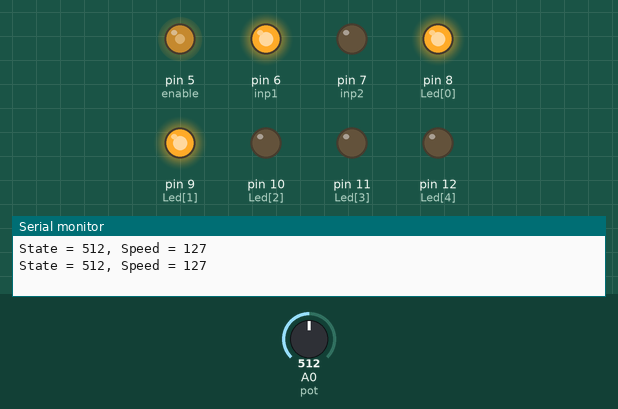
Simulated run of this sketch. Board: Arduino Uno, built with avr-gcc and run on an emulated ATmega328P. Parts: output pins drawn as LEDs (lit = HIGH), the last lines printed to the serial monitor. The test bench sets the inputs (shaded band); at power-on: A0 (pot) = 512.

Above: at 1.8 s.
1.9 s: A0 (pot) set to 716
At 2.9 s:
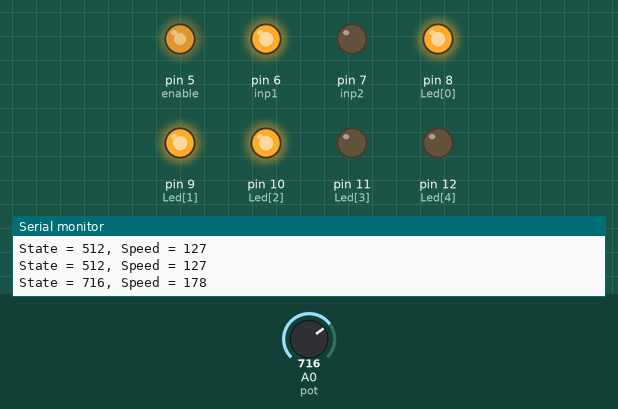
3.5 s: A0 (pot) set to 900
At 4.5 s:
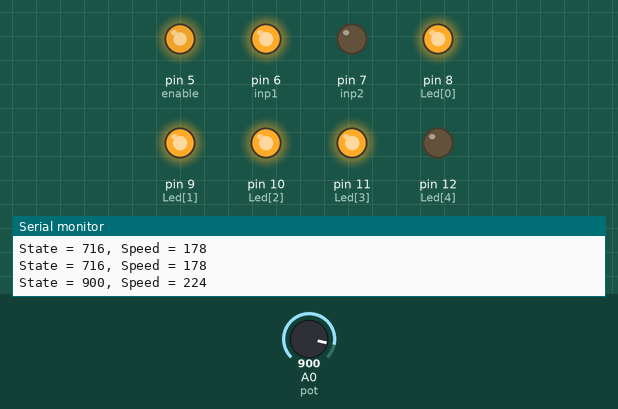
5.5 s: A0 (pot) set to 1023
At 7.2 s:
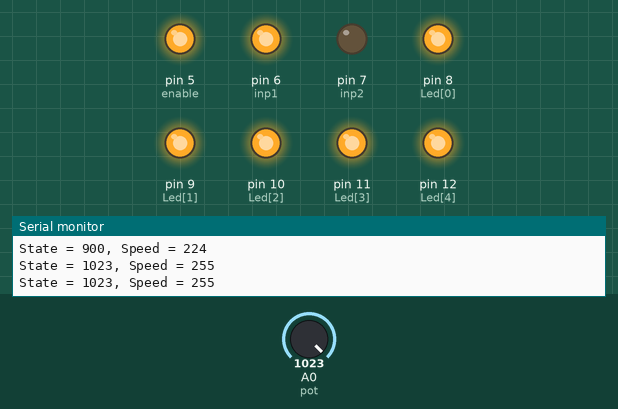
7.5 s: A0 (pot) set to 306
At 8.8 s:
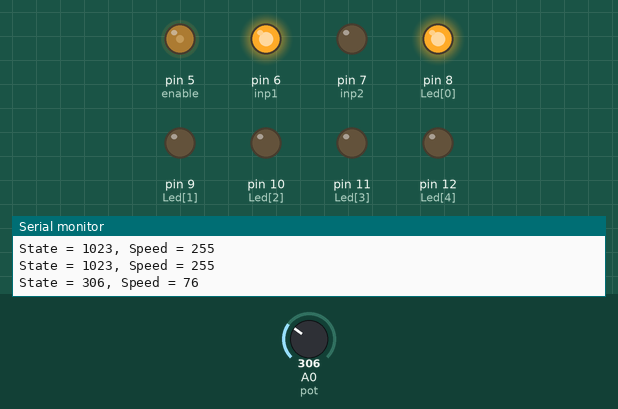
9.5 s: A0 (pot) set to 122
At 10.4 s:
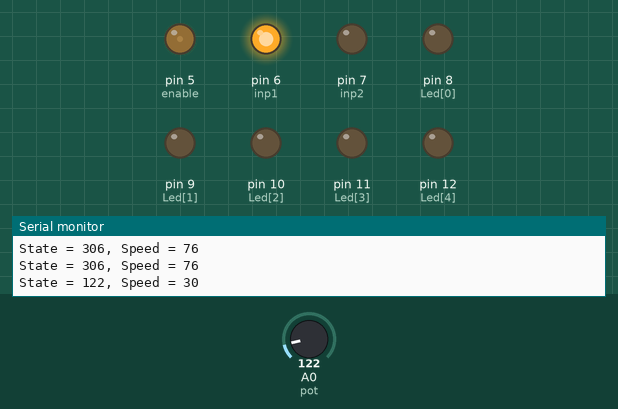
11.5 s: A0 (pot) set to 511
At 13.2 s:
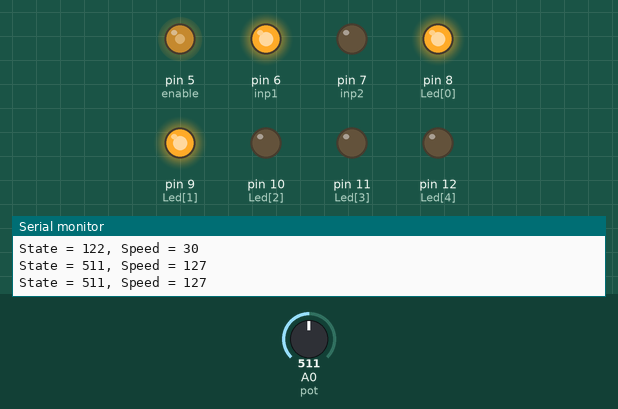
Timing chart, 0 to 14.5 s (numbered marks = the images above; inputs shaded):
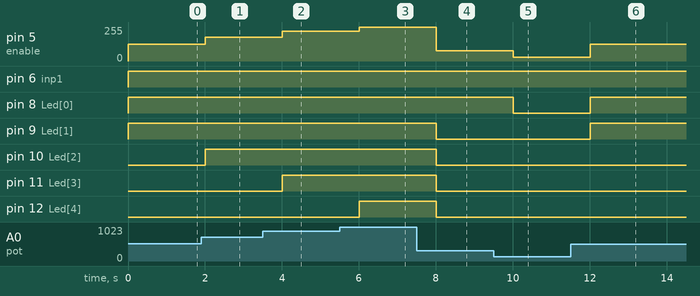

Measured:
- after the input at 1.9 s, pin 5 (enable): 127/255 → 178/255 after 0.10 s; pin 10 (Led[2]): LOW → HIGH after 0.10 s
- after the input at 3.5 s, pin 5 (enable): 178/255 → 224/255 after 0.50 s; pin 11 (Led[3]): LOW → HIGH after 0.50 s
- after the input at 5.5 s, pin 5 (enable): 224/255 → 255/255 after 0.50 s; pin 12 (Led[4]): LOW → HIGH after 0.50 s
- after the input at 7.5 s, pin 5 (enable): 255/255 → 76/255 after 0.51 s; pin 9 (Led[1]), pin 10 (Led[2]), pin 11 (Led[3]), pin 12 (Led[4]): HIGH → LOW after 0.51 s
- after the input at 9.5 s, pin 5 (enable): 76/255 → 30/255 after 0.51 s; pin 8 (Led[0]): HIGH → LOW after 0.51 s
- after the input at 11.5 s, pin 5 (enable): 30/255 → 127/255 after 0.51 s; pin 8 (Led[0]), pin 9 (Led[1]): LOW → HIGH after 0.51 s

The sketch:

speedometer1.ino
```cpp
int enable = 5;
int inp1 = 6;
int inp2 = 7;
int pot = A0;
int state;
int speed;
int Led[5]={8,9,10,11,12};

void setup()
{
  pinMode(enable, OUTPUT);
  pinMode(inp1, OUTPUT);
  pinMode(inp2, OUTPUT);
  pinMode(pot, INPUT);
  pinMode(8, OUTPUT);
  pinMode(9, OUTPUT);
  pinMode(10, OUTPUT);
  pinMode(11, OUTPUT);
  pinMode(12, OUTPUT);
  Serial.begin(9600);
}

void loop()
{
  state = analogRead(pot);
  speed = map(state,0,1023,0,255);
  analogWrite(enable,speed);
  digitalWrite(inp1, HIGH);
  digitalWrite(inp2, LOW);
  int numLeds = map(speed, 0, 255, 0, 5);
  int i;
  for (i = 0; i < numLeds; i++)
  {
    digitalWrite(Led[i], HIGH);
  }
  //delay(50);
  for (i = numLeds; i < 5; i++)
  {
    digitalWrite(Led[i], LOW);
  }
  Serial.println("State = " + String(state) + ", Speed = " + String(speed));
  delay(1000);
}
```
